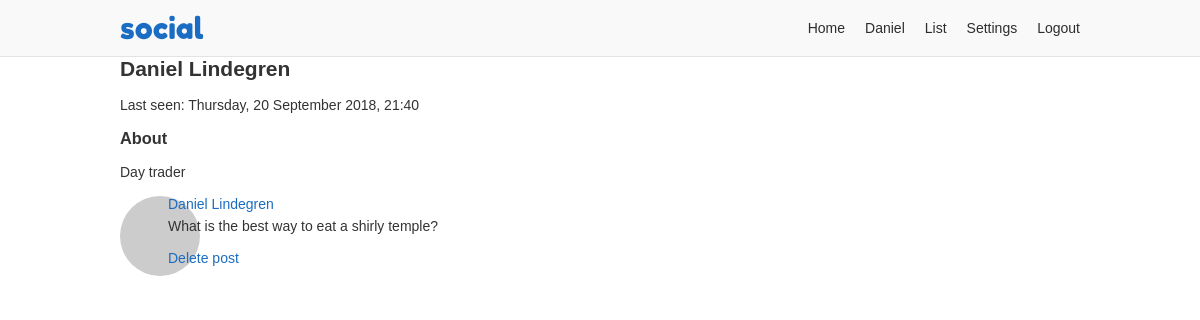
The page /onosendi (signed in) on the database as committed earlier.
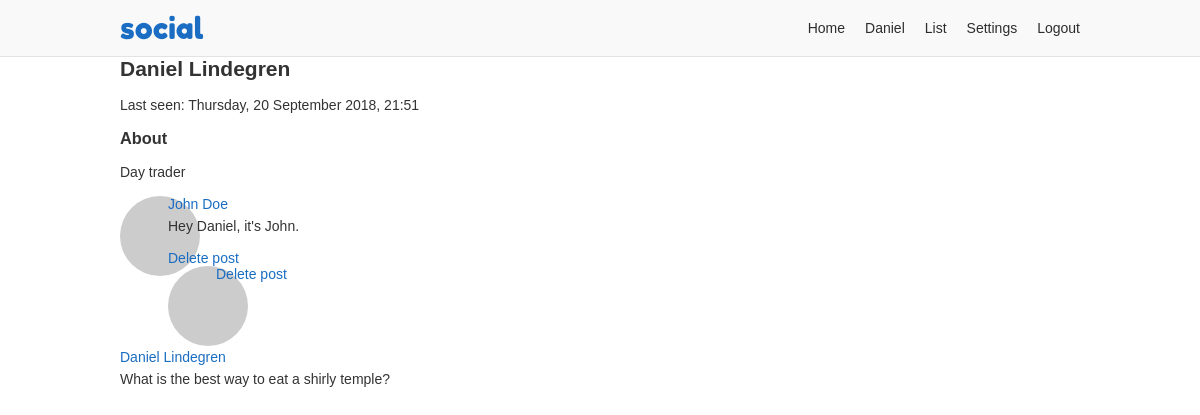
The same page on the database as committed later.
### app/users/models/user.py (models this page shows, shortened)
class User(UserMixin, db.Model, BaseModel):
    id = db.Column(db.Integer, primary_key=True)
    username = db.Column(db.String(35), nullable=False, unique=True)
    email = db.Column(db.String(255), nullable=False, unique=True)
    password = db.Column(db.String(128), nullable=False)
    first_name = db.Column(db.String(35), nullable=False)
    last_name = db.Column(db.String(35), nullable=False)
    about_me = db.Column(db.Text)
    last_seen = db.Column(db.DateTime, default=datetime.utcnow)
    posts_per_page = db.Column(db.Integer, default=10, nullable=False)
    full_name = column_property(first_name + " " + last_name)
    followed = db.relationship(
        'User',
        secondary=followers,
        primaryjoin=(followers.c.follower_id == id),
        secondaryjoin=(followers.c.followed_id == id),
        backref=db.backref('followers', lazy='dynamic'),
        lazy='dynamic')
    post_author = db.relationship(
        'Post',
        foreign_keys='Post.author_id',
        backref='author', lazy='dynamic')
    post_recipient = db.relationship(
        'Post',
        foreign_keys='Post.recipient_id',
        backref='recipient', lazy='dynamic')
    def avatar(self, size):
        digest = md5(self.email.lower().encode('utf-8')).hexdigest()
        return 'https://www.gravatar.com/avatar/{}?d=identicon&s={}'.format(
            digest, size)

### app/users/models/post.py (models this page shows, shortened)
class Post(db.Model, BaseModel):
    id = db.Column(db.Integer, primary_key=True)
    body = db.Column(db.Text)
    author_id = db.Column(db.Integer, db.ForeignKey('user.id'))
    recipient_id = db.Column(db.Integer, db.ForeignKey('user.id'))

### app/users/views.py (the view)
@users.route('/<username>', methods=['GET', 'POST'])
@login_required
def profile(username):
    user = User.query.filter_by(username=username).first_or_404()
    posts = user.post_recipient.order_by(Post.created.desc()).all()
    form = PostForm()
    if form.validate_on_submit():
        post = Post(body=form.body.data, author=current_user,
                    recipient=user)
        post.commit()
        flash('Your post is now live!')
        return redirect(url_for('users.profile', username=username))
    return render_template('users/profile.html', user=user, posts=posts,
                           form=form)

### app/models.py (called while the page is built)
    def commit(self):
        try:
            db.session.add(self)
            db.session.commit()
            return self
        except Exception as E:
            db.session.rollback()
            raise E

### app/users/models/user.py (called while the page is built)
@login.user_loader
def load_user(id):
    return User.query.get(int(id))

### app/users/views.py (called while the page is built)
@users.before_request
def before_request():
    if current_user.is_authenticated:
        current_user.last_seen = datetime.utcnow()
        current_user.commit()

### app/templates/users/profile.html (shortened to what this page needs)
{% extends "/base.html" %}
{% block content %}
<h2>{{ user.full_name }}</h2>
{%- if user.last_seen %}
<p>Last seen: {{ moment(user.last_seen).format('dddd, D MMMM YYYY, H:mm') }}</p>
{%- endif %}
<h3>About</h3>
<p>{{ user.about_me }}</p>
{%- for post in posts %}
{% include "/users/_post.html" %}
{%- endfor %}
{% endblock %}

### app/templates/base.html (shortened to what this page needs)
<!doctype html>
<html lang="en">
<head>
  <link rel="stylesheet" href="{{ url_for('static', filename='css/layout.css') }}">
</head>
<body>
<div class="header-container">
  <header class="site-header responsive-container">
    <h1 class="branding"><a href="{{ url_for('static_views.index') }}">{{ APP_NAME }}</a></h1>
    {%- if current_user.is_authenticated %}
    <ul class="primary-nav">
      <li><a href="{{ url_for('users.home') }}">Home</a></li>
      <li><a href="{{ url_for('users.profile', username=current_user.username) }}">{{ current_user.first_name }}</a></li>
      <li><a href="{{ url_for('users.list') }}">List</a></li>
      <li><a href="{{ url_for('users.settings_account') }}">Settings</a></li>
      <li><a href="{{ url_for('static_views.logout') }}">Logout</a></li>
    </ul>
    {%- endif %}
  </header>
</div>
<div class="responsive-container">
{%- block content %}
{%- endblock %}
</div>
</body>
</html>

### app/templates/users/_post.html
    {%- if post.active %}
      <div>
        <div style="float: left; width: 5%">
          <img style="border-radius: 50%;" src="{{ post.author.avatar(60) }}">
        </div>
        <div style="float: left; width: 95%">
          <a href="{{ url_for('users.profile', username=post.author.username) }}">{{ post.author.full_name }}</a>
          <p>{{ post.body }}</p>
        </div>
        {%- if current_user == post.author or post.recipient_id == current_user.id %}
        <div>
          <a href="{{ url_for('users.user_action', username=post.author.username, action='delete-post', post_id=post.id) }}">Delete post</a>
        </div>
        {%- endif %}
      </div>
    {%- endif %}

### app/static/css/layout.css (style rules this page uses)
*, *::before, *::after { box-sizing: border-box; }
html { font-family: sans-serif; font-size: 62.5%; }
article, aside, figcaption, figure, footer, header, hgroup, main, nav, section { display: block; }
body { margin: 0; color: #333; font-size: 1.4rem; }
h1, h2, h3, h4, h5, h6 { margin: 0 0 10px 0; }
p, ol, ul, dl { margin: 0 0 10px 0; padding: 0; }
p { line-height: 2; }
ol, ul { list-style: none; }
a, a:link { color: #1a6dc2; text-decoration: none; }
.responsive-container { margin: 0 auto; max-width: 960px; }
.header-container { background-color: #f9f9f9; border-bottom: 1px solid #e3e3e3; }
.header-container .site-header { display: flex; align-items: center; }
.branding { margin: 0; padding: 10px 0; }
.branding a { font: 30px "Fredoka One"; text-decoration: none; }
.primary-nav { display: flex; margin: 0 0 0 auto; }
.primary-nav li { padding: 0 10px; }
.primary-nav li:last-child { padding-right: 0; }
.primary-nav a { color: #2d2d2d; }

Rows that differ between the two databases and show on the page:
changed User "Daniel": last_seen "Thursday, 20 September 2018, 21:40" → "Thursday, 20 September 2018, 21:51"
added Post: active True (drawn), author.full_name "John Doe", body "Hey Daniel, it's John."
